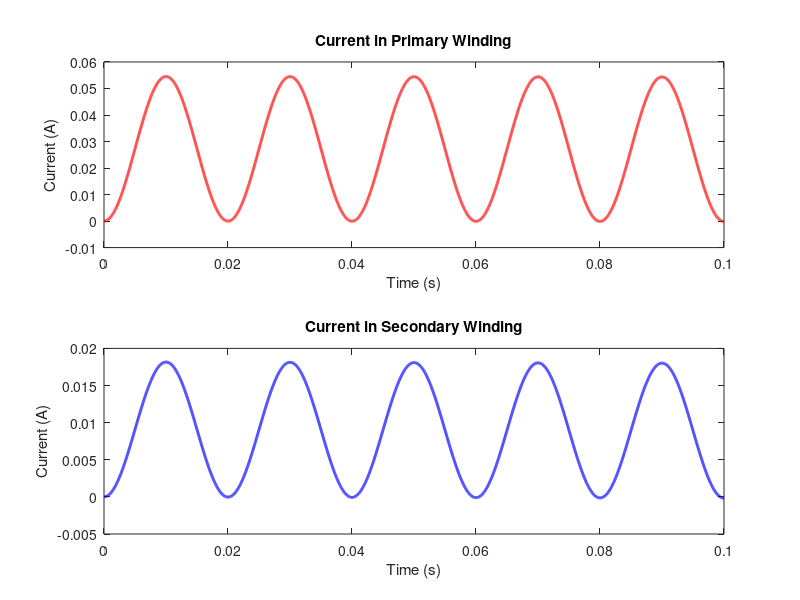

The MATLAB script that drew this image:

% Simulation Exercise of Power Transformer Electrical Tests
% Define transformer parameters
R1 = 0.01;  % Resistance of primary winding (ohms)
L1 = 0.1;   % Inductance of primary winding (H)
R2 = 0.02;  % Resistance of secondary winding (ohms)
L2 = 0.15;  % Inductance of secondary winding (H)
M = 0.05;   % Mutual inductance (H)
C = 1e-6;   % Capacitance (F)

% Define transformer specifications
nominal_voltage = 110;  % Nominal voltage (kV)
nominal_power = 50;     % Nominal power (MVA)
frequency = 50;         % Frequency (Hz)

% Simulation parameters
timestep = 1e-5;  % Simulation time step
total_time = 0.1;  % Total simulation time

% Create a time vector
t = 0:timestep:total_time;

% Define input voltage (can be modified based on your scenario)
V_in = sin(2*pi*frequency*t);  % Sine wave input voltage

% Initialize matrices to store simulation results
I1 = zeros(size(t));
I2 = zeros(size(t));

% Initialize derivatives
dI1 = 0;
dI2 = 0;

% Simulation loop
for i = 2:length(t)
    % Calculate voltages and currents using differential equations
    dI1 = (V_in(i-1) - R1 * I1(i-1) - M * dI2) / L1;
    dI2 = (M * dI1 - R2 * I2(i-1)) / L2;

    I1(i) = I1(i-1) + dI1 * timestep;
    I2(i) = I2(i-1) + dI2 * timestep;
end

% Plot the results
figure;
subplot(2, 1, 1);
plot(t, I1, 'r', 'LineWidth', 2);
title('Current in Primary Winding');
xlabel('Time (s)');
ylabel('Current (A)');

subplot(2, 1, 2);
plot(t, I2, 'b', 'LineWidth', 2);
title('Current in Secondary Winding');
xlabel('Time (s)');
ylabel('Current (A)');
